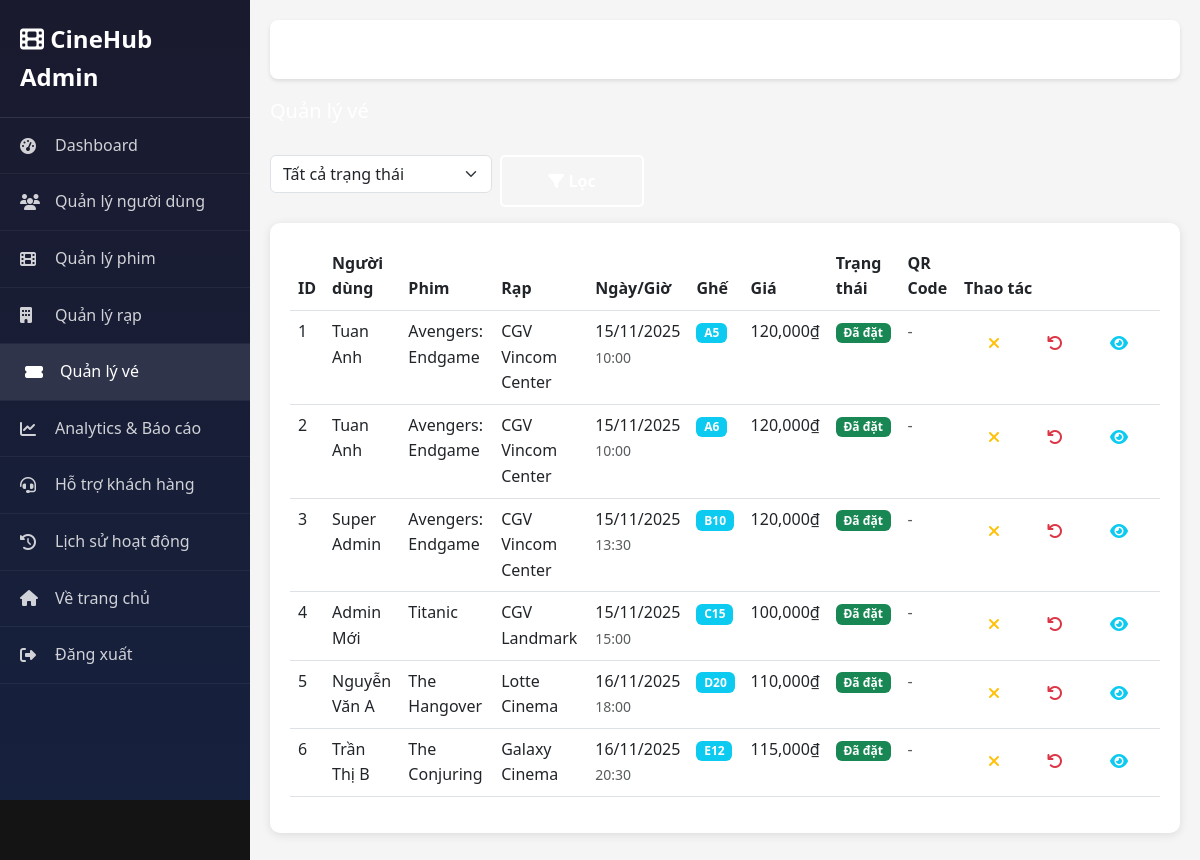
Page /?route=admin/tickets (signed in) on the committed database.
### tables this page shows
CREATE TABLE `tickets` (
  `id` int(11) NOT NULL,
  `user_id` int(11) NOT NULL,
  `showtime_id` int(11) NOT NULL,
  `seat` varchar(10) NOT NULL,
  `qr_code` varchar(255) DEFAULT NULL,
  `price` decimal(10,2) DEFAULT NULL,
  `status` enum('Đã đặt','Đã hủy') DEFAULT 'Đã đặt',
  `created_at` timestamp NOT NULL DEFAULT current_timestamp()
);

CREATE TABLE `users` (
  `id` int(11) NOT NULL,
  `name` varchar(100) NOT NULL,
  `email` varchar(120) NOT NULL,
  `password` varchar(255) NOT NULL,
  `avatar` varchar(255) DEFAULT NULL,
  `birthdate` date DEFAULT NULL,
  `rank` enum('Bronze','Silver','Gold','Platinum') DEFAULT 'Bronze',
  `points` int(11) DEFAULT 0,
  `subscription_id` int(11) DEFAULT NULL,
  `status` enum('active','inactive','banned') DEFAULT 'active',
  `email_verified` tinyint(1) DEFAULT 0,
  `created_at` timestamp NOT NULL DEFAULT current_timestamp(),
  `updated_at` timestamp NOT NULL DEFAULT current_timestamp() ON UPDATE current_timestamp(),
  `role` enum('user','admin','moderator') DEFAULT 'user',
  `is_active` tinyint(1) DEFAULT 1,
  `last_login` datetime DEFAULT NULL
);

CREATE TABLE `movies` (
  `id` int(11) NOT NULL,
  `title` varchar(255) NOT NULL,
  `category_id` int(11) DEFAULT NULL,
  `level` enum('Free','Silver','Gold','Premium') DEFAULT 'Free',
  `duration` int(11) DEFAULT NULL,
  `description` text DEFAULT NULL,
  `director` varchar(100) DEFAULT NULL,
  `actors` text DEFAULT NULL,
  `video_url` varchar(255) DEFAULT NULL,
  `trailer_url` varchar(255) DEFAULT NULL,
  `thumbnail` varchar(255) DEFAULT NULL,
  `status` enum('Sắp chiếu','Chiếu rạp','Chiếu online') DEFAULT 'Sắp chiếu',
  `rating` float DEFAULT 0,
  `created_at` timestamp NOT NULL DEFAULT current_timestamp(),
  `status_admin` enum('draft','scheduled','published','archived') DEFAULT 'draft',
  `publish_date` datetime DEFAULT NULL,
  `geo_restriction` text DEFAULT NULL,
  `drm_enabled` tinyint(1) DEFAULT 0,
  `banner` varchar(255) DEFAULT NULL,
  `country` varchar(100) DEFAULT NULL,
  `language` varchar(50) DEFAULT NULL,
  `age_rating` varchar(10) DEFAULT NULL,
  `type` enum('phimle','phimbo') DEFAULT 'phimle'
);

CREATE TABLE `theaters` (
  `id` int(11) NOT NULL,
  `name` varchar(150) NOT NULL,
  `location` varchar(255) DEFAULT NULL,
  `phone` varchar(20) DEFAULT NULL,
  `created_at` timestamp NOT NULL DEFAULT current_timestamp(),
  `total_screens` int(11) DEFAULT 1,
  `address` text DEFAULT NULL,
  `is_active` tinyint(1) DEFAULT 1
);

CREATE TABLE `showtimes` (
  `id` int(11) NOT NULL,
  `movie_id` int(11) NOT NULL,
  `theater_id` int(11) NOT NULL,
  `show_date` date NOT NULL,
  `show_time` time NOT NULL,
  `price` decimal(10,2) NOT NULL,
  `created_at` timestamp NOT NULL DEFAULT current_timestamp(),
  `screen_id` int(11) DEFAULT NULL
);

### modules/admin/AdminController.php (called while the page is built, shortened)
<?php
require_once __DIR__ . '/../../core/Controller.php';
require_once __DIR__ . '/../../core/Database.php';
class AdminController extends Controller {
    protected function adminView($view, $data = []) {
        extract($data);
        require_once __DIR__ . '/views/' . $view . '.php';
        require_once __DIR__ . '/views/layout.php';
    }
    public function tickets() {
        $db = Database::getInstance();
        $user = AdminMiddleware::checkAdmin();
        $tickets = $db->fetchAll("
            SELECT t.*, u.name as user_name, u.email,
                   s.show_date, s.show_time, s.price,
                   m.title as movie_title, th.name as theater_name
            FROM tickets t
            JOIN users u ON t.user_id = u.id
            JOIN showtimes s ON t.showtime_id = s.id
            JOIN movies m ON s.movie_id = m.id
            JOIN theaters th ON s.theater_id = th.id
            ORDER BY t.created_at DESC
        ");
        $this->adminView('tickets', [
            'tickets' => $tickets,
            'user' => $user,
            'title' => 'Quản lý vé',
            'current_page' => 'tickets'
        ]);
    }
}
?>

### index.php (called while the page is built, shortened)
<?php
$route = $_GET['route'] ?? 'home/index';
$parts = explode('/', $route);
$controllerMap = [
    'auth' => 'AuthController',
    'profile' => 'ProfileController'
];
$firstPart = $parts[0];
$controllerName = null;
if (isset($controllerMap[$firstPart])) {
    $controllerName = $controllerMap[$firstPart];
    $controllerPath = __DIR__ . '/modules/user/' . $controllerName . '.php';
    if (file_exists($controllerPath) && !class_exists($controllerName)) {
        require_once $controllerPath;
    }
} else {
    $controllerName = ucfirst($firstPart) . 'Controller';
}
$action = '';
if (count($parts) >= 3) {
    $action = $parts[1] . ucfirst($parts[2]);
} else {
    $action = $parts[1] ?? 'index';
}
try {
    $controller = new $controllerName();
    $controller->$action();
} catch (Exception $e) {
    if ($controllerName !== 'HomeController') {
        $controllerName = 'HomeController';
        $controller = new $controllerName();
        $controller->index();
    } else {
        die('Error: Controller not found');
    }
}
?>

### core/Database.php (called while the page is built, shortened)
<?php
class Database {
    private static $instance = null;
    private $pdo;
    private $host = 'localhost';
    private $port = 3306;
    private $dbname = 'cinehub';
    private $username = 'root';
    private $password = '';
    private $charset = 'utf8mb4';
    private function __construct() {
        try {
            $dsn = "mysql:host={$this->host};port={$this->port};dbname={$this->dbname};charset={$this->charset}";
            $this->pdo = new PDO($dsn, $this->username, $this->password);
            $this->pdo->setAttribute(PDO::ATTR_ERRMODE, PDO::ERRMODE_EXCEPTION);
            $this->pdo->setAttribute(PDO::ATTR_DEFAULT_FETCH_MODE, PDO::FETCH_ASSOC);
        } catch(PDOException $e) {
            die("Lỗi kết nối database: " . $e->getMessage() .
                "<br><br>Vui lòng kiểm tra:<br>" .
                "1. MySQL đã được khởi động chưa?<br>" .
                "2. Database '{$this->dbname}' đã được tạo chưa?<br>" .
                "3. Password MySQL có đúng không? (hiện tại: " . ($this->password ?: 'rỗng') . ")<br>" .
                "4. Port MySQL có đúng không? (hiện tại: {$this->port})<br>" .
                "5. Nếu cần thay đổi password hoặc port, sửa file core/Database.php");
        }
    }
    public static function getInstance() {
        if (self::$instance === null) {
            self::$instance = new self();
        }
        return self::$instance;
    }
    public function query($sql, $params = []) {
        $stmt = $this->pdo->prepare($sql);
        $stmt->execute($params);
        return $stmt;
    }
    public function fetchAll($sql, $params = []) {
        return $this->query($sql, $params)->fetchAll();
    }
}
?>

### modules/admin/views/tickets.php (the view, shortened to what this page needs)
<div class="d-flex justify-content-between align-items-center mb-4">
    <h5>Quản lý vé</h5>
</div>
<form method="GET" class="mb-3">
    <div class="row g-2">
        <div class="col-md-3">
            <select name="status" class="form-select">
                <option value="">Tất cả trạng thái</option>
            </select>
        </div>
        <div class="col-md-2">
            <button type="submit" class="btn btn-secondary w-100">
                <i class="fas fa-filter"></i> Lọc
            </button>
        </div>
    </div>
</form>
<div class="stat-card">
    <div class="table-responsive">
        <table class="table table-hover">
            <thead>
                <tr>
                    <th>ID</th>
                    <th>Người dùng</th>
                    <th>Phim</th>
                    <th>Rạp</th>
                    <th>Ngày/Giờ</th>
                    <th>Ghế</th>
                    <th>Giá</th>
                    <th>Trạng thái</th>
                    <th>QR Code</th>
                    <th>Thao tác</th>
                </tr>
            </thead>
            <tbody>
                <?php if (empty($tickets)): ?>
                    <tr>
                        <td colspan="10" class="text-center text-muted">Không có vé nào</td>
                    </tr>
                <?php else: ?>
                    <?php foreach ($tickets as $ticket): ?>
                        <tr>
                            <td><?php echo $ticket['id']; ?></td>
                            <td>
                                <div><?php echo htmlspecialchars($ticket['user_name']); ?></div>
                            </td>
                            <td><?php echo htmlspecialchars($ticket['movie_title']); ?></td>
                            <td><?php echo htmlspecialchars($ticket['theater_name']); ?></td>
                            <td>
                                <div><?php echo date('d/m/Y', strtotime($ticket['show_date'])); ?></div>
                                <small class="text-muted"><?php echo date('H:i', strtotime($ticket['show_time'])); ?></small>
                            </td>
                            <td><span class="badge bg-info"><?php echo htmlspecialchars($ticket['seat']); ?></span></td>
                            <td><?php echo number_format($ticket['price']); ?>₫</td>
                            <td>
                                <span class="badge bg-<?php echo $ticket['status'] === 'Đã đặt' ? 'success' : 'danger'; ?>">
                                    <?php echo htmlspecialchars($ticket['status']); ?>
                                </span>
                            </td>
                            <td>
                                <?php if ($ticket['qr_code']): ?>
                                    <small class="text-muted"><?php echo substr($ticket['qr_code'], 0, 15); ?>...</small>
                                <?php else: ?>
                                    <span class="text-muted">-</span>
                                <?php endif; ?>
                            </td>
                            <td>
                                <div class="btn-group btn-group-sm">
                                    <?php if ($ticket['status'] === 'Đã đặt'): ?>
                                        <a href="?route=admin/tickets/cancel&id=<?php echo $ticket['id']; ?>" class="btn btn-outline-warning" title="Hủy vé" onclick="return confirm('Bạn chắc chắn muốn hủy vé?')">
                                            <i class="fas fa-times"></i>
                                        </a>
                                        <a href="?route=admin/tickets/refund&id=<?php echo $ticket['id']; ?>" class="btn btn-outline-danger" title="Hoàn tiền" onclick="return confirm('Bạn chắc chắn muốn hoàn tiền?')">
                                            <i class="fas fa-undo"></i>
                                        </a>
                                    <?php endif; ?>
                                    <a href="?route=admin/tickets/view&id=<?php echo $ticket['id']; ?>" class="btn btn-outline-info" title="Xem chi tiết">
                                        <i class="fas fa-eye"></i>
                                    </a>
                                </div>
                            </td>
                        </tr>
                    <?php endforeach; ?>
                <?php endif; ?>
            </tbody>
        </table>
    </div>
</div>

### style.css (style rules this page uses)
* { margin: 0; padding: 0; box-sizing: border-box; }
:root { --primary-color: #e50914; --secondary-color: #f5f5f1; --dark-bg: #141414; --light-bg: #ffffff; --text-primary: #ffffff; --text-secondary: #b3b3b3; --text-dark: #333333; --border-color: #333333; --success-color: #28a745; --error-color: #dc3545; --warning-color: #ffc107; --info-color: #17a2b8; }
body { font-family: 'Segoe UI', Tahoma, Geneva, Verdana, sans-serif; background-color: var(--dark-bg); color: var(--text-primary); line-height: 1.6; }
.btn { padding: 0.75rem 1.5rem; border: none; border-radius: 5px; cursor: pointer; text-decoration: none; display: inline-block; transition: all 0.3s; font-size: 1rem; font-weight: 600; }
.btn-secondary { background-color: transparent; color: var(--text-primary); border: 2px solid var(--text-primary); }

### modules/admin/views/layout.php (style rules this page uses)
.stat-card { background: #fff; border-radius: 10px; padding: 20px; box-shadow: 0 2px 10px rgba(0,0,0,0.1); margin-bottom: 20px; }

### rows in the picture
tickets: id "1", user.name "Tuan Anh", movies.title "Avengers: Endgame", theaters.name "CGV Vincom Center", showtime.show_date "15/11/2025", showtime.show_time "10:00", seat "A5", showtime.price "120,000", status "Đã đặt"
tickets: id "2", user.name "Tuan Anh", movies.title "Avengers: Endgame", theaters.name "CGV Vincom Center", showtime.show_date "15/11/2025", showtime.show_time "10:00", seat "A6", showtime.price "120,000", status "Đã đặt"
tickets: id "3", user.name "Super Admin", movies.title "Avengers: Endgame", theaters.name "CGV Vincom Center", showtime.show_date "15/11/2025", showtime.show_time "13:30", seat "B10", showtime.price "120,000", status "Đã đặt"
tickets: id "4", user.name "Admin Mới", movies.title "Titanic", theaters.name "CGV Landmark", showtime.show_date "15/11/2025", showtime.show_time "15:00", seat "C15", showtime.price "100,000", status "Đã đặt"
tickets: id "5", user.name "Nguyễn Văn A", movies.title "The Hangover", theaters.name "Lotte Cinema", showtime.show_date "16/11/2025", showtime.show_time "18:00", seat "D20", showtime.price "110,000", status "Đã đặt"
tickets: id "6", user.name "Trần Thị B", movies.title "The Conjuring", theaters.name "Galaxy Cinema", showtime.show_date "16/11/2025", showtime.show_time "20:30", seat "E12", showtime.price "115,000", status "Đã đặt"
